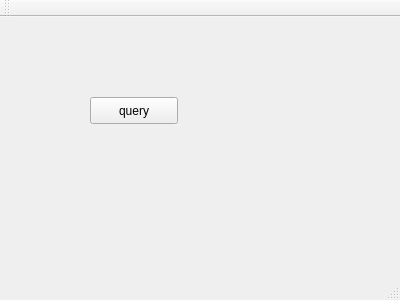
<?xml version="1.0" encoding="UTF-8"?>
<ui version="4.0">
 <class>MainWindow</class>
 <widget class="QMainWindow" name="MainWindow">
  <property name="geometry">
   <rect>
    <x>0</x>
    <y>0</y>
    <width>400</width>
    <height>300</height>
   </rect>
  </property>
  <property name="windowTitle">
   <string>MainWindow</string>
  </property>
  <widget class="QWidget" name="centralWidget">
   <widget class="QPushButton" name="pushButton">
    <property name="geometry">
     <rect>
      <x>90</x>
      <y>80</y>
      <width>88</width>
      <height>27</height>
     </rect>
    </property>
    <property name="text">
     <string>query</string>
    </property>
   </widget>
  </widget>
  <widget class="QMenuBar" name="menuBar">
   <property name="geometry">
    <rect>
     <x>0</x>
     <y>0</y>
     <width>400</width>
     <height>22</height>
    </rect>
   </property>
  </widget>
  <widget class="QToolBar" name="mainToolBar">
   <attribute name="toolBarArea">
    <enum>TopToolBarArea</enum>
   </attribute>
   <attribute name="toolBarBreak">
    <bool>false</bool>
   </attribute>
  </widget>
  <widget class="QStatusBar" name="statusBar"/>
 </widget>
 <layoutdefault spacing="6" margin="11"/>
 <resources/>
 <connections/>
</ui>
